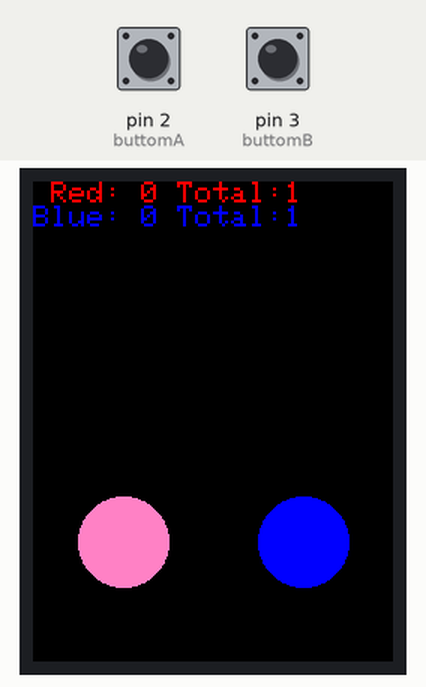
The sketch below on a simulated Arduino Uno, built with avr-gcc and run on an emulated ATmega328P. On the bench: 240×320 colour display. The inputs (shaded band) are chosen by the test bench; at power-on: pin 3 (buttomB) HIGH, pin 2 (buttomA) HIGH. Random numbers use the default seed unless the sketch sets one.

Above: at 1.4 s.
1.5 s: pin 3 (buttomB) pulled LOW for 0.15 s
At 2.4 s:
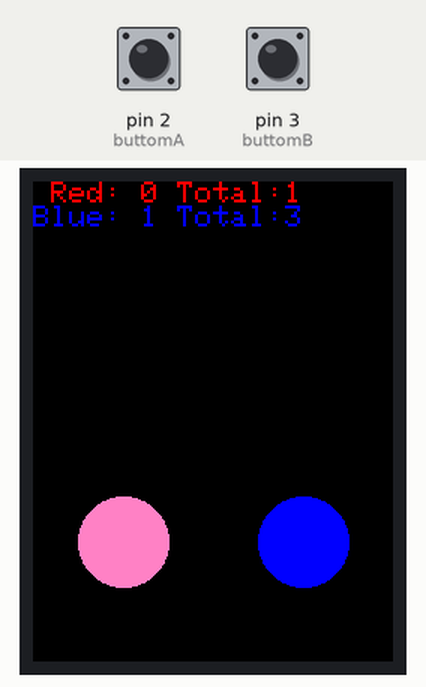
3.1 s: pin 3 (buttomB) pulled LOW for 1 s
At 3.5 s:
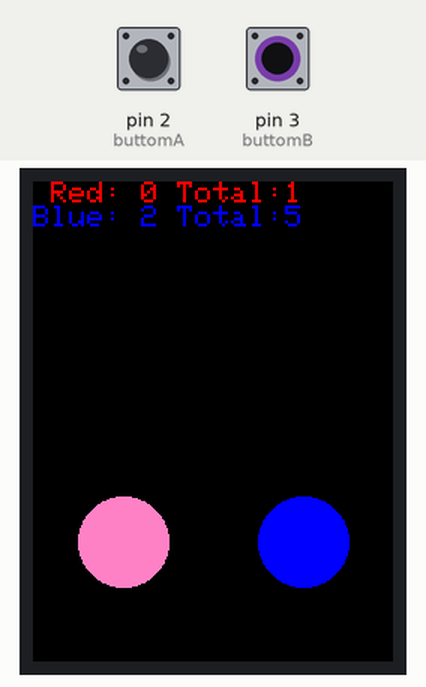
4.7 s: pin 2 (buttomA) pulled LOW for 0.15 s
At 5.6 s:
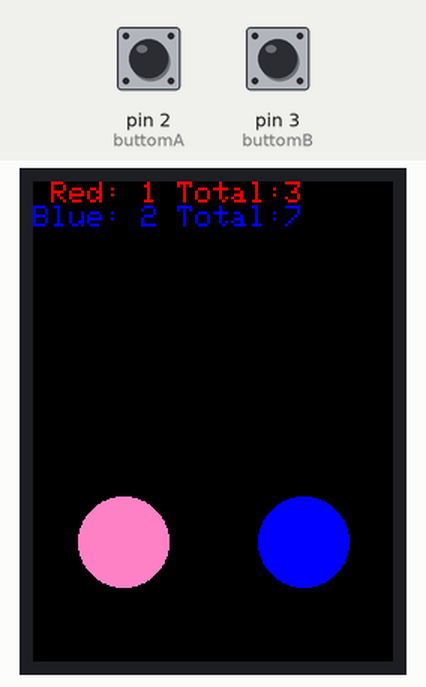
Timing chart, 0 to 7.7 s (numbered marks = the images above; inputs shaded):
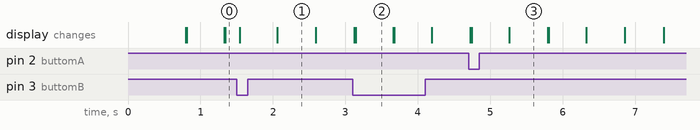

The sketch:

11_Beat.ino
```cpp
#include <Adafruit_GFX.h>
#include <Adafruit_ILI9341.h>
volatile byte stateA = HIGH; // 避免最佳化
volatile byte stateB = HIGH; // 因為 PULLUP, 預設為HIGH, LOW 表示被按壓
unsigned long prevtimeA; // 按鈕上次的更新時間
unsigned long prevtimeB; // 使用unsigned long 確保不會 overflow
bool HITA = false; // 判斷是否有出現音符
bool HITB = false;
int gradeA = 0; // 藍紅分數計算
int gradeB = 0;
int TotalA = 0;
int TotalB = 0;
const byte buttomA = 2; // 利用硬體中斷, 因此必須使用 2 和 3 腳位
const byte buttomB = 3;
#define TFT_CS 8
#define TFT_RST 9
#define TFT_DC 10
#define TFT_MOSI 11
#define TFT_CLK 12
#define TFT_MISO 13
Adafruit_ILI9341 tft = Adafruit_ILI9341(TFT_CS, TFT_DC, TFT_MOSI, TFT_CLK, TFT_RST, TFT_MISO); // LCD 設定
void setup()
{
  // Serial.begin(9600); // 方便觀察 可略
  tft.begin(); // 開啟LCD
  tft.fillScreen(ILI9341_BLACK); // 背景更改為黑
  tft.setTextSize(2.5); // 字體大小設定
  showGrade(); // 顯示初始分數
  tft.fillCircle(60, 240, 30, ILI9341_PINK); // 紅音符,預設為粉色, 表示未出現
  tft.fillCircle(180, 240, 30, ILI9341_PINK); // 藍音符
  pinMode(buttomA, INPUT_PULLUP); // 按鈕設定為 PULLUP
  pinMode(buttomB, INPUT_PULLUP);
  attachInterrupt(digitalPinToInterrupt(buttomA), flashA, FALLING); // 當buttom狀態從HIGH到LOW, 觸發flash, 也可用 CHANGE
  attachInterrupt(digitalPinToInterrupt(buttomB), flashB, FALLING);
  prevtimeA = millis(); // 紀錄上次按鈕更新時間
  prevtimeB = millis();
  randomSeed(analogRead(0)); // 隨機種子, 用於產生音符
}
void loop()
{
  int choose = random(0, 2); // 0 1 隨機
  if(choose)
  {
    tft.fillCircle(60, 240, 30, ILI9341_RED); // 將左邊顯示紅色
    tft.fillCircle(180, 240, 30, ILI9341_PINK); // 將右邊顯示粉色
    TotalA++;// 總出現次數
    HITA = true; // 左邊打了加分
    HITB = false;
  }
  else
  {
    tft.fillCircle(60, 240, 30, ILI9341_PINK);// 將左邊顯示粉色
    tft.fillCircle(180, 240, 30, ILI9341_BLUE);// 將右邊顯示藍色
    TotalB++; // 總出現次數
    HITA = false;
    HITB = true; // 右邊打了加分
  }
  // Serial.println(String("HITA: ") + HITA + String(" HITB") + HITB); // 方便觀察 可略
  // Serial.println(String("StateA: ") + stateA + String(" StateB") + stateB);
  stateA = HIGH; // 將按鈕狀態回復成未敲擊, 如果為 CHANGE 可略
  stateB = HIGH;
  HITMOMENT(); // 打擊時間
  showGrade(); // 顯示更新後的分數
}
void HITMOMENT()
{
  unsigned long start = millis(); // arduino 當中的 int 只到 32727 ms, 避免overflow使用 unsigned long
  while(millis() - start < 500) // 打擊的緩衝時間為500ms
  {
    if(HITA && stateA == LOW) // 如果打了可以加分並且有敲擊
    {
      gradeA++; // 紅色分數+1
      tft.fillCircle(60, 240, 30, ILI9341_PINK); // 打了之後回復原狀, 才有 "被打到 "的感覺
      HITA = false;
    }
    else if(HITB && stateB == LOW)
    {
      gradeB++;// 藍色分數+1
      tft.fillCircle(180, 240, 30, ILI9341_PINK);
      HITB = false;
    }
    if(!HITA && !HITB) break; // 如果都打過了, break, 前往下一輪
  }
}
void showGrade() // 顯示分數
{
  tft.fillRect(0, 0, 240, 50, ILI9341_BLACK); // 將原本的分數覆蓋掉, 避免分數疊在一起
  tft.setCursor(0,0); // 座標設定左上角
  tft.setTextColor(ILI9341_RED); // 紅色分數
  tft.println(String(" Red: ") + gradeA + String(" Total:") + TotalA);
  tft.setTextColor(ILI9341_BLUE); // 藍色分數
  tft.println(String("Blue: ") + gradeB + String(" Total:") + TotalB);
}
void flashA()
{
  if(millis() - prevtimeA > 50) // 彈跳時會觸發數次, 利用 millis 防彈跳
  {
    stateA = LOW; // FALLING 時觸發, 故設定為 LOW, 如果是 CHANGE, 設定為 digitalRead(buttomA) 或是!stateA
    prevtimeA = millis(); // 更新「更新時間」
  }
}
void flashB() // 同flashA
{
  if(millis() - prevtimeB > 50)
  {
    stateB = LOW;
    prevtimeB = millis();
  }
}
```
